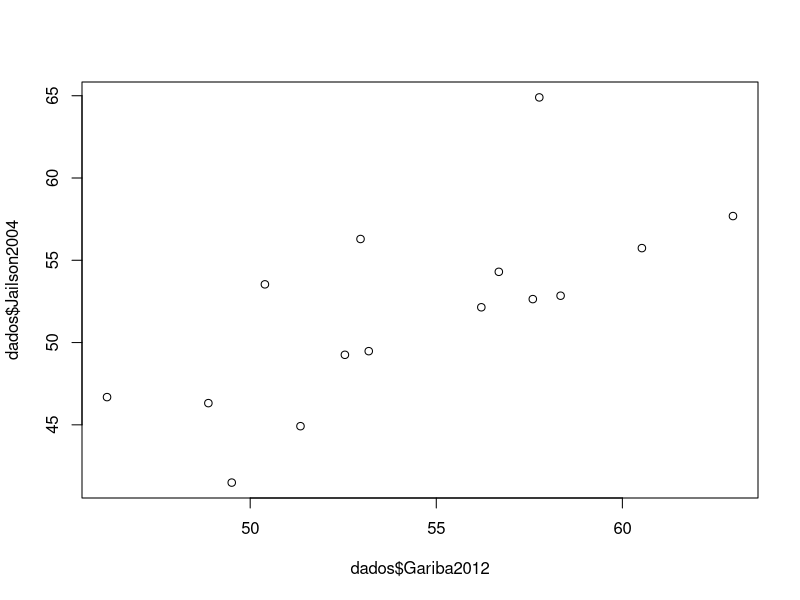
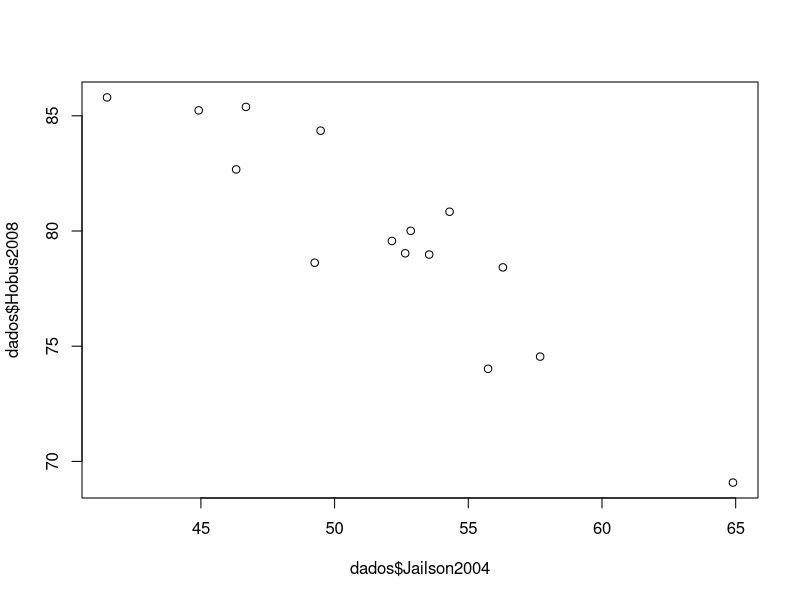
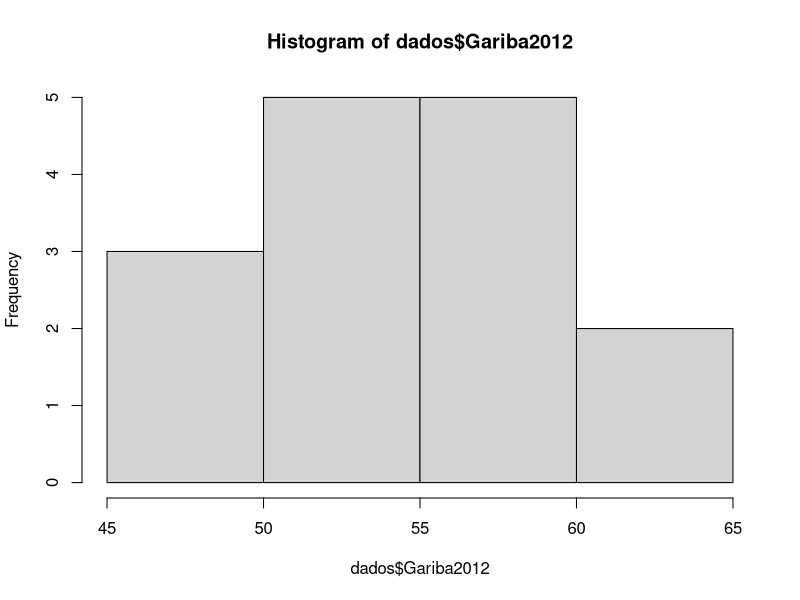
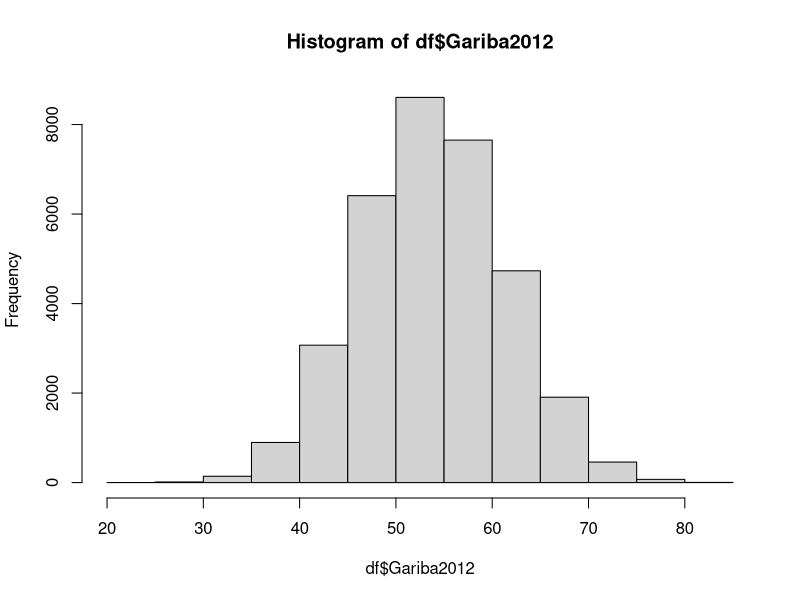
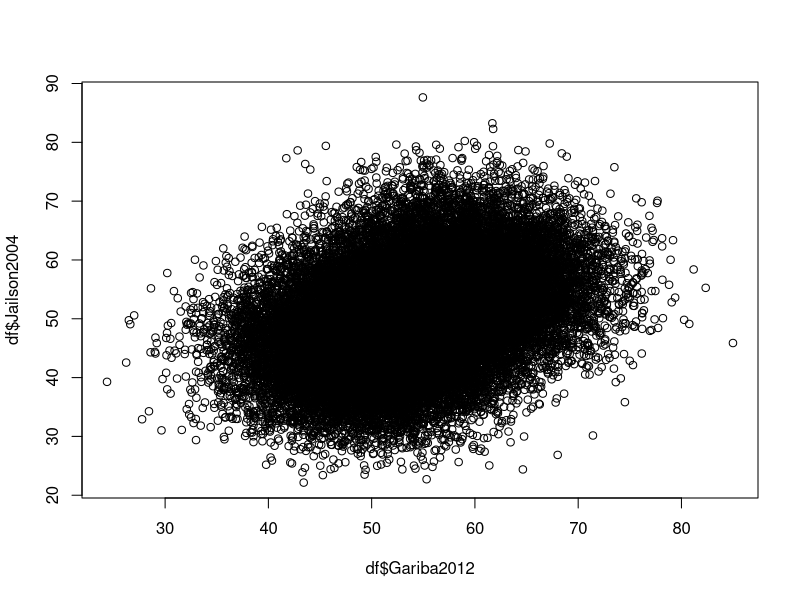
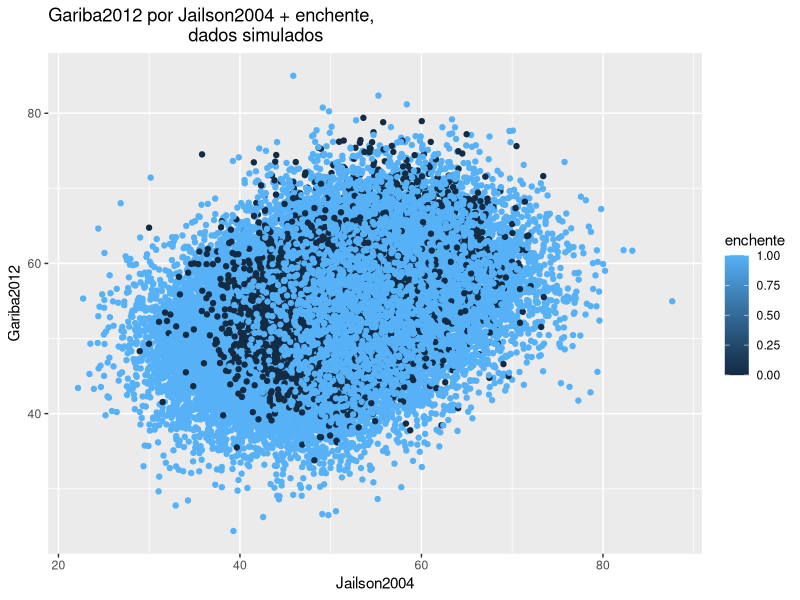

These charts were generated, in order, by the following R code:
#Em codig3 - nos restringimos a 15 bairros que representam parte sigficativa do eleitorado de 2012, mas com isso conseguimos auferir se a votação do ex-prefeito Jaílson Lima em sua derrota por pequena margem em 2004, apoiador de Gariba, foi positivamente correlacionada com o pleito de 2012. Jaílson foi o grande adversário de Hobus em 2004 naquela que é até hoje (10/06/2022) a eleição mais disuptada da história da cidade

library(readxl)
dados_gerais <- read_excel("dados_gerais.xlsx")
sum(dados_gerais$eleitorado_2012)
#38063 eleitores votantes em 2012 (votos válidos)
library(tidyverse)

dados<- read_excel("dados_para_rodar_em_codig3.xlsx")
sum(dados$eleitorado_2012)
# 33972

(33972*100)/38063 # 89,25% do eleitorado representado em codig3
rm(dados_gerais)

dados <- subset(dados, select=c(Jailson2004, Hobus2008,Gariba2012,
                                Enchente,RENDA, BAIRRO, eleitorado_2012))

cor(dados$Jailson2004, dados$Gariba2012)#0.7 boa
plot(dados$Gariba2012, dados$Jailson2004)# são 15 casos, mas parece ok
cor(dados$Enchente, dados$Gariba2012)# segue sendo negativa e não sig (ok, era esperado)
cor(dados$Jailson2004, dados$Hobus2008)#nossaaaaaaaa 0.91
plot(dados$Jailson2004, dados$Hobus2008)
#inserir Hobus e Jailson na mesmo modelo é problemático pq são correlacionados em demasia, vamos ver se isso persiste após a simulação com rnorm


sd(dados$Jailson2004)
by(dados$Jailson2004, dados$BAIRRO, mean)

set.seed(666333)



d <- rnorm(1783, mean= 57.76,sd=5.97)#Barra do Trombudo
e <- rnorm(1783, mean= 69.08,sd=5.21)
f <- rnorm(1783, mean = 2024.38, sd=704.414)
g <- rnorm(1783, mean=64.89, sd=5.823166)#Jailson
df<- data.frame(d,e,f,g)
df$enchente <- 1 
df$Bairro <- "Barra do Trombudo"




d <- rnorm(1777, mean= 62.97,sd=5.97)#Barragem
e <- rnorm(1777, mean= 74.54,sd=5.21)
f <- rnorm(1777, mean = 2177.17, sd=704.414)
g <- rnorm(1777, mean=57.68, sd=5.823166)#Jailson
d<- data.frame(d,e,f,g)
d$enchente <- 1
d$Bairro <- "Barragem"
df <- full_join(df,d)

table(df$Bairro)# deu certo?
###


d <- rnorm(2220, mean= 51.35,sd=5.97)#Bela Aliança
e <- rnorm(2220, mean= 85.25,sd=5.21)
f <- rnorm(2220, mean = 2313.22, sd=704.414)
g <- rnorm(2220, mean=44.91, sd=5.823166)#Jailson
d<- data.frame(d,e,f,g)
d$enchente <- 1
d$Bairro <- "Bela Aliança"
df <- full_join(df,d)

d <- rnorm(2518, mean=60.54, sd=5.97)#boavista
e <- rnorm(2518, mean= 74.02,sd=5.21)
f <- rnorm(2518, mean = 2430.43, sd=704.414)
g <- rnorm(2518, mean=55.79, sd=5.823166)#Jailson
d<- data.frame(d,e,f,g)
d$enchente <- 0
d$Bairro <- "Boa Vista"
df <- full_join(df,d)

table(df$Bairro)

d <- rnorm(1903, mean= 57.59,sd=5.97)#Budag
e <- rnorm(1903, mean= 79.03,sd=5.21)
f <- rnorm(1903, mean = 2809.06, sd=704.414)
g <- rnorm(1903, mean=52.64, sd=5.823166)#Jailson
d<- data.frame(d,e,f,g)
d$enchente <- 1
d$Bairro <- "Budag"
df <- full_join(df,d)

d <- rnorm(2967, mean= 52.54,sd=5.97)#Canta Galo
e <- rnorm(2967, mean= 78.62,sd=5.21)
f <- rnorm(2967, mean = 2929.20, sd=704.414)
g <- rnorm(2967, mean=49.25, sd=5.823166)#Jailson
d<- data.frame(d,e,f,g)
d$enchente <- 1
d$Bairro <- "Canta Galo"
df <- full_join(df,d)

d <- rnorm(6454, mean= 49.50,sd=5.97)#Centro
e <- rnorm(6454, mean= 85.79,sd=5.21)
f <- rnorm(6454, mean = 4244.76, sd=704.414)
g <- rnorm(6454, mean=41.49, sd=5.823166)#Jailson
d<- data.frame(d,e,f,g)
d$enchente <- 1
d$Bairro <- "Centro"
df <- full_join(df,d)

d <- rnorm(1794, mean= 46.15, sd=5.97)#Fundo Canoas
e <- rnorm(1794, mean= 85.38,sd=5.21)
f <- rnorm(1794, mean = 2759.02, sd=704.414)
g <- rnorm(1794, mean=46.68, sd=5.823166)#Jailson
d<- data.frame(d,e,f,g)
d$enchente <- 1
d$Bairro <- "Fundo Canoas"
df <- full_join(df,d)


d <- rnorm(3151, mean= 56.68, sd=5.97)#Laranjeiras
e <- rnorm(3151, mean= 80.67,sd=5.21)
f <- rnorm(3151, mean = 2142.43, sd=704.414)
g <- rnorm(3151, mean=54.29, sd=5.823166)#Jailson
d<- data.frame(d,e,f,g)
d$enchente <- 1
d$Bairro <- "Laranjeiras"
df <- full_join(df,d)

d <- rnorm(2314, mean= 48.87, sd=5.97)#Progresso
e <- rnorm(2314, mean= 82.67,sd=5.21)
f <- rnorm(2314, mean = 2594.47, sd=704.414)
g <- rnorm(2314, mean=46.31, sd=5.823166)#Jailson
d<- data.frame(d,e,f,g)
d$enchente <- 1
d$Bairro <- "Progresso"
df <- full_join(df,d)

d <- rnorm(1012, mean= 52.96, sd=5.97)#Santa Rita
e <- rnorm(1012, mean= 78.42,sd=5.21)
f <- rnorm(1012, mean = 1847.79, sd=704.414)
g <- rnorm(1012, mean=56.29, sd=5.823166)#Jailson
d<- data.frame(d,e,f,g)
d$enchente <- 1
d$Bairro <- "Santa Rita"
df <- full_join(df,d)

d <- rnorm(2494, mean= 58.34, sd=5.97)#Santana
e <- rnorm(2494, mean= 80.00,sd=5.21)
f <- rnorm(2494, mean = 3237.88, sd=704.414)
g <- rnorm(2494, mean=52.84, sd=5.823166)#Jailson
d<- data.frame(d,e,f,g)
d$enchente <- 1
d$Bairro <- "Santana"
df <- full_join(df,d)

d <- rnorm(2072, mean= 53.18, sd=5.97)#Sumaré
e <- rnorm(2072, mean= 84.35,sd=5.21)
f <- rnorm(2072, mean = 4485.69, sd=704.414)
g <- rnorm(2072, mean=49.47, sd=5.823166)#Jailson
d<- data.frame(d,e,f,g)
d$enchente <- 0
d$Bairro <- "Sumaré"
df <- full_join(df,d)

d <- rnorm(628, mean= 56.21, sd=5.97)#Taboão
e <- rnorm(628, mean= 79.56,sd=5.21)
f <- rnorm(628, mean = 2688.64, sd=704.414)
g <- rnorm(628, mean=52.14, sd=5.823166)#Jailson
d<- data.frame(d,e,f,g)
d$enchente <- 1
d$Bairro <- "Taboão"
df <- full_join(df,d)


d <- rnorm(885, mean= 50.39, sd=5.97)#Valada São Paulo
e <- rnorm(885, mean= 78.97,sd=5.21)
f <- rnorm(885, mean = 1781.26, sd=704.414)
g <- rnorm(885, mean=53.53, sd=5.823166)#Jailson
d<- data.frame(d,e,f,g)
d$enchente <- 1
d$Bairro <- "Valada São Paulo"
df <- full_join(df,d)


#verificar se deu certo:
summary(as.factor(df$Bairro))
summary(as.factor(df$enchente))

#medias comparar
mean(dados$Gariba2012)
mean(df$d)


mean(dados$Hobus2008)
mean(df$e)

mean(dados$RENDA)
mean(df$f)

mean(dados$Jailson2004)
mean(df$g)

#recods
df$Gariba2012 <- df$d
df$Hobus2008 <- df$e
df$renda_simulada <- df$f
df$Jailson2004 <- df$g
df$Bairro <- as.factor(df$Bairro)
#select
df <- subset(df, select=c(Bairro, Gariba2012, Hobus2008, renda_simulada,
                          enchente, Jailson2004))
summary(df)#simulado
summary(dados)#oficiais

#correlaçoes, comparaççoes e gráficos plots
hist(dados$Gariba2012)
hist(df$Gariba2012)

cor.test(df$Gariba2012, df$Jailson2004)
plot(df$Gariba2012, df$Jailson2004)


H3 <- ggplot(df, aes(Jailson2004, Gariba2012, color=enchente))
H3 + geom_point() + ggtitle("Gariba2012 por Jailson2004 + enchente,
                            dados simulados")


# modelos de regressão - dos oficiais e dos simulados

oficial <- lm(Gariba2012 ~ Jailson2004, data=dados)
summary(oficial)
simulada <- lm(Gariba2012 ~ Jailson2004, data=df)
summary(simulada)
#jailson 2004 segue logica oposta Hobus 2008
